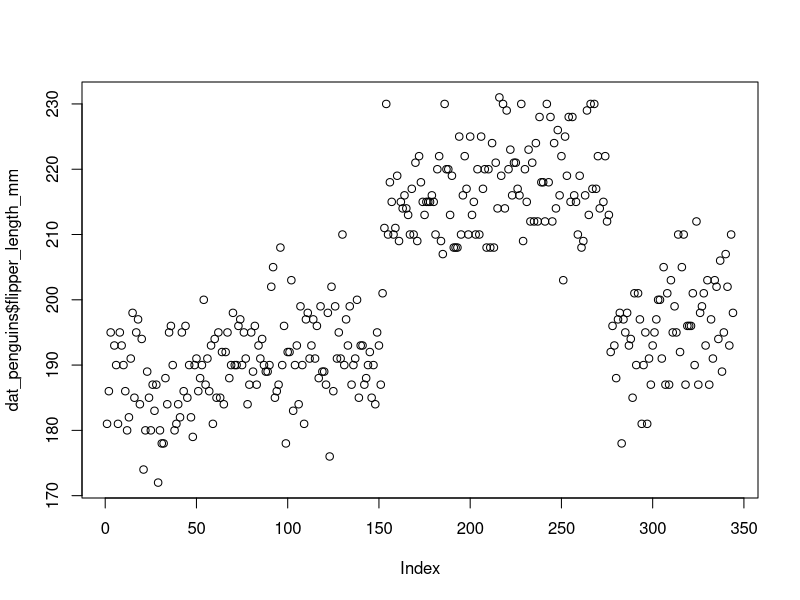

Reproduce this figure in R.
## ---- chunk 1
knitr::opts_chunk$set(echo = TRUE)
## ---- chunk 2

library(tidyverse)

## ---- chunk 3

dat_penguins <- palmerpenguins::penguins ## assigning data frame

head(dat_penguins)

## ---- chunk 4

mean(dat_penguins$flipper_length_mm, na.rm = TRUE) ## gives mean flipper length

mean(dat_penguins$body_mass_g, na.rm = TRUE)

range(dat_penguins$flipper_length_mm, na.rm = TRUE)

## ---- chunk 5

plot(dat_penguins$flipper_length_mm)

